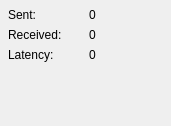
<?xml version="1.0" encoding="UTF-8"?>
<ui version="4.0">
 <class>NetStats</class>
 <widget class="QWidget" name="NetStats">
  <property name="geometry">
   <rect>
    <x>0</x>
    <y>0</y>
    <width>171</width>
    <height>126</height>
   </rect>
  </property>
  <property name="windowTitle">
   <string>Statistics</string>
  </property>
  <layout class="QGridLayout" name="gridLayout">
   <property name="leftMargin">
    <number>8</number>
   </property>
   <property name="topMargin">
    <number>8</number>
   </property>
   <property name="rightMargin">
    <number>8</number>
   </property>
   <property name="bottomMargin">
    <number>8</number>
   </property>
   <item row="0" column="1">
    <widget class="QLabel" name="sentLabel">
     <property name="text">
      <string notr="true">0</string>
     </property>
     <property name="textFormat">
      <enum>Qt::PlainText</enum>
     </property>
    </widget>
   </item>
   <item row="1" column="1">
    <widget class="QLabel" name="recvLabel">
     <property name="text">
      <string notr="true">0</string>
     </property>
     <property name="textFormat">
      <enum>Qt::PlainText</enum>
     </property>
    </widget>
   </item>
   <item row="2" column="0">
    <widget class="QLabel" name="label_3">
     <property name="text">
      <string>Latency:</string>
     </property>
    </widget>
   </item>
   <item row="2" column="1">
    <widget class="QLabel" name="lagLabel">
     <property name="text">
      <string notr="true">0</string>
     </property>
     <property name="textFormat">
      <enum>Qt::PlainText</enum>
     </property>
    </widget>
   </item>
   <item row="0" column="0">
    <widget class="QLabel" name="label">
     <property name="text">
      <string>Sent:</string>
     </property>
    </widget>
   </item>
   <item row="1" column="0">
    <widget class="QLabel" name="label_2">
     <property name="text">
      <string>Received:</string>
     </property>
    </widget>
   </item>
   <item row="3" column="0">
    <spacer name="verticalSpacer">
     <property name="orientation">
      <enum>Qt::Vertical</enum>
     </property>
     <property name="sizeHint" stdset="0">
      <size>
       <width>20</width>
       <height>40</height>
      </size>
     </property>
    </spacer>
   </item>
  </layout>
 </widget>
 <resources/>
 <connections/>
</ui>
